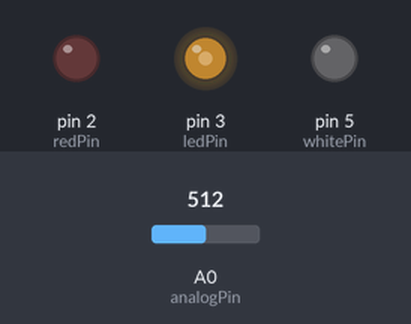
This sketch was run on a simulated Arduino Uno, built with avr-gcc and run on an emulated ATmega328P. Parts: output pins drawn as LEDs (lit = HIGH). The inputs (shaded band) are chosen by the test bench; at power-on: A0 (analogPin) = 512. What the sketch prints to the serial monitor is not drawn.

Above: at 1.2 s.
1.3 s: A0 (analogPin) set to 342
At 1.6 s:
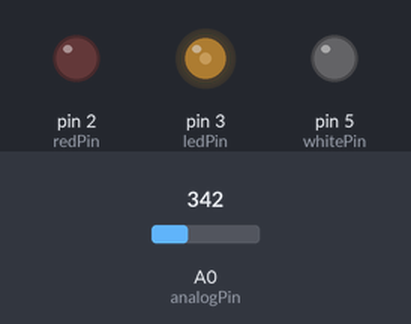
2.8 s: A0 (analogPin) set to 314
At 3.3 s:
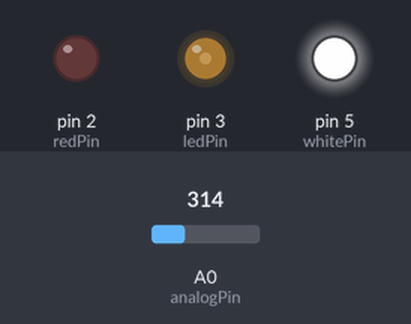
4.3 s: A0 (analogPin) set to 179
At 5.1 s:
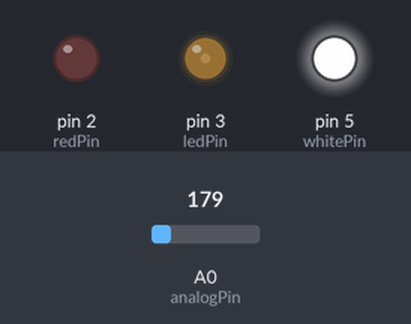
5.8 s: A0 (analogPin) set to 157
At 6.7 s:
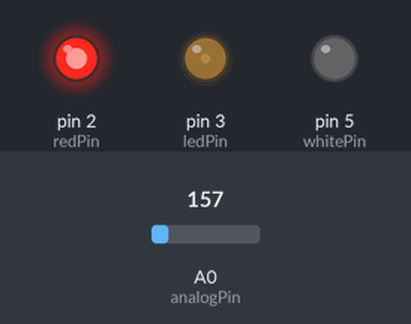
7.3 s: A0 (analogPin) set to 306
At 8.6 s:
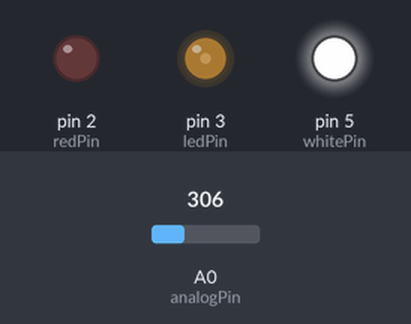
Timing chart, 0 to 10.3 s (numbered marks = the images above; inputs shaded):
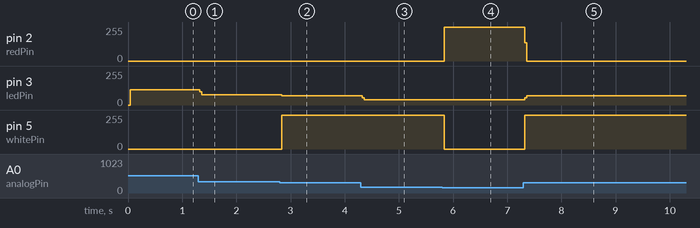

Measured:
- the behaviour switches between 325 and 324 on A0 (analogPin) (found by bisection; images 1 and 2)
- the behaviour switches between 165 and 164 on A0 (analogPin) (found by bisection; images 3 and 4)
- after the input at 1.3 s, pin 3 (ledPin): 115/255 → 78/255 at once
- after the input at 2.8 s, pin 3 (ledPin): 78/255 → 71/255 at once; pin 5 (whitePin): 0/255 → 254/255 at once
- after the input at 4.3 s, pin 3 (ledPin): 71/255 → 40/255 at once
- after the input at 5.8 s, pin 2 (redPin): 0/255 → 253/255 at once; pin 5 (whitePin): 254/255 → 0/255 at once
- after the input at 7.3 s, pin 2 (redPin): 253/255 → 0/255 at once; pin 3 (ledPin): 40/255 → 69/255 at once; pin 5 (whitePin): 0/255 → 254/255 at once

The sketch:

potentiometer.ino
```cpp
/******************************************/
const int analogPin = A0;//the analog input pin attach to
const int ledPin = 3;//the led attach to

const int greenPin= 3; //the green led pin attact to
const int whitePin= 5; //the yellow led pin attact to
const int redPin= 2; //the red led pin attach to

int inputValue = 0;//variable to store the value coming from sensor
int outputValue = 0;//variable to store the output value

String comdata = "";
int lastLength = 0;
/*********************************************************/
void setup()
{

  pinMode(greenPin,OUTPUT);  //initialize the greenPin as output
  pinMode(whitePin, OUTPUT);  //initialize the yellowPin as output
  pinMode(redPin, OUTPUT);  //initialize the redPin as output
  Serial.begin(9600);  // start serial port at 9600 bps:
  Serial.print("Please input any color of LED:");  //print message on serial monitor
}
/*********************************************************/
void loop()
{

    inputValue = analogRead(analogPin);//read the value from the sensor
    outputValue = map(inputValue,0,1023,0,255);//Convert from 0-1023 proportional to the number of a number of from 0 to 255
    analogWrite(ledPin,outputValue);//turn the led on depend on the output value

    Serial.print(outputValue ,'\n');

    //read string from serial monitor
  if(Serial.available()>0)  // if we get a valid byte, read analog ins:
  {
    comdata = "";
    while (Serial.available() > 0)
    {
      comdata += char(Serial.read());
      delay(2);
    }
    Serial.println(comdata);
  }

    if(comdata == "red")
    {
      digitalWrite(redPin, HIGH);//turn the red led on
      digitalWrite(greenPin, LOW);//turn the green led off
      digitalWrite(whitePin, LOW);//turn the yellow led off
    }
    else if(comdata == "white")
    {
      digitalWrite(redPin, LOW);//turn the red led off
      digitalWrite(greenPin, LOW);//turn the green led off
      digitalWrite(whitePin, HIGH);//turn the yellow led on
    }
    else if(comdata == "green")
    {
      digitalWrite(redPin, LOW);//turn the red led off
      digitalWrite(greenPin, HIGH);//turn the green led on
      digitalWrite(whitePin, LOW);//turn the yellow led off
    }
    else
    {
      digitalWrite(redPin, LOW);//turn the red led off
      digitalWrite(greenPin, LOW);//turn the green led off
      digitalWrite(whitePin, LOW);//turn the yellow led off
    }


    if(outputValue > 10 && outputValue <= 40)
      digitalWrite(redPin, HIGH);//turn the red led on
    else if(outputValue > 40 && outputValue <= 80)
      digitalWrite(whitePin, HIGH);//turn the yellow led on
}
/************************************************************/
```
